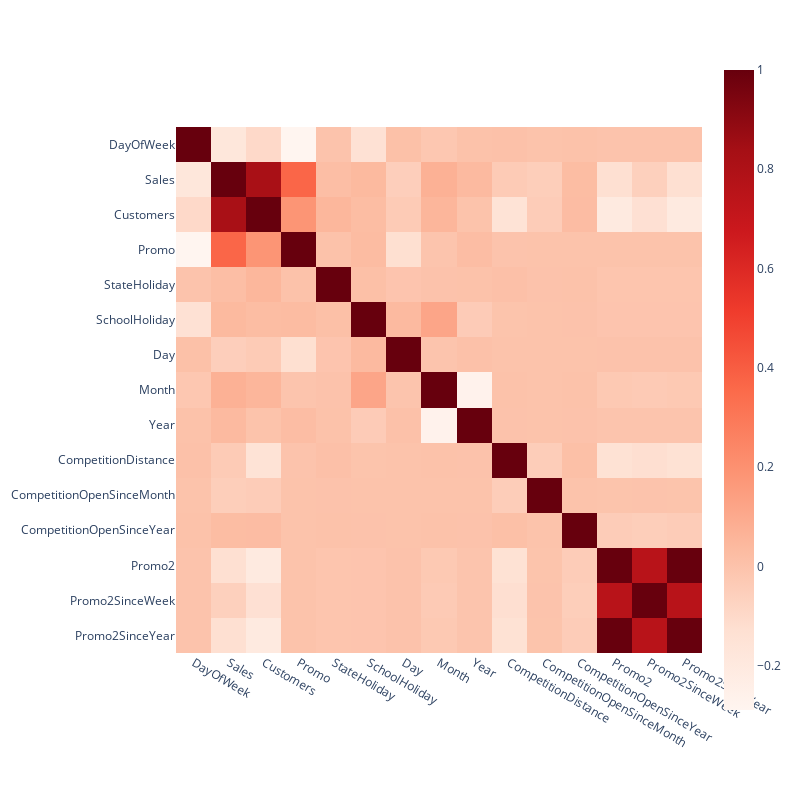

Notebook code for this chart:
### Markdown cell above
* On average, sales and customers are lowest days before and after 31st Decemeber and highest a few weeks before Christmas
* Because most stores close on Christmas, a few days before the holiday, particularly from 16th December onwards, sales significantly increase and start dropping from 23rd 
* The lowest sales are observed around 31st December

### Code cell
cols = train_store.select_dtypes(exclude='object').columns.tolist()
cols.remove('Store')
cols.remove('Sales_per_Customer')
fig = px.imshow(train_store[cols].corr(),color_continuous_scale='reds')
fig.update_layout(
    autosize=False,
    width=800,
    height=800,
)
fig.show()

### Figure 1 — Plotly figure (JSON) as saved in the notebook; plotly's stock layout.template omitted (floating-point values rounded to 4 significant figures; data arrays with more than 128 entries replaced by an {"elided": "..."} marker saying what was removed)
{"data": [{"coloraxis": "coloraxis", "hovertemplate": "x: %{x}<br>y: %{y}<br>color: %{z}<extra></extra>", "name": "0", "type": "heatmap", "x": ["DayOfWeek", "Sales", "Customers", "Promo", "StateHoliday", "SchoolHoliday", "Day", "Month", "Year", "CompetitionDistance", "CompetitionOpenSinceMonth", "CompetitionOpenSinceYear", "Promo2", "Promo2SinceWeek", "Promo2SinceYear"], "xaxis": "x", "y": ["DayOfWeek", "Sales", "Customers", "Promo", "StateHoliday", "SchoolHoliday", "Day", "Month", "Year", "CompetitionDistance", "CompetitionOpenSinceMonth", "CompetitionOpenSinceYear", "Promo2", "Promo2SinceWeek", "Promo2SinceYear"], "yaxis": "y", "z": {"elided": "15x15 float values"}}], "layout": {"autosize": false, "coloraxis": {"colorscale": [[0, "rgb(255,245,240)"], [0.125, "rgb(254,224,210)"], [0.25, "rgb(252,187,161)"], [0.375, "rgb(252,146,114)"], [0.5, "rgb(251,106,74)"], [0.625, "rgb(239,59,44)"], [0.75, "rgb(203,24,29)"], [0.875, "rgb(165,15,21)"], [1, "rgb(103,0,13)"]]}, "height": 800, "margin": {"t": 60}, "width": 800, "xaxis": {"anchor": "y", "constrain": "domain", "domain": [0, 1], "scaleanchor": "y"}, "yaxis": {"anchor": "x", "autorange": "reversed", "constrain": "domain", "domain": [0, 1]}}}
